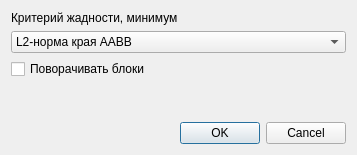
<?xml version="1.0" encoding="UTF-8"?>
<ui version="4.0">
 <class>GreedySolverDialog</class>
 <widget class="QDialog" name="GreedySolverDialog">
  <property name="geometry">
   <rect>
    <x>0</x>
    <y>0</y>
    <width>357</width>
    <height>155</height>
   </rect>
  </property>
  <property name="sizePolicy">
   <sizepolicy hsizetype="Fixed" vsizetype="Fixed">
    <horstretch>0</horstretch>
    <verstretch>0</verstretch>
   </sizepolicy>
  </property>
  <property name="windowTitle">
   <string>Параметры жадного алгоритма</string>
  </property>
  <layout class="QGridLayout" name="gridLayout">
   <property name="sizeConstraint">
    <enum>QLayout::SetDefaultConstraint</enum>
   </property>
   <item row="2" column="0">
    <widget class="QDialogButtonBox" name="buttonBox">
     <property name="orientation">
      <enum>Qt::Horizontal</enum>
     </property>
     <property name="standardButtons">
      <set>QDialogButtonBox::Cancel|QDialogButtonBox::Ok</set>
     </property>
    </widget>
   </item>
   <item row="1" column="0">
    <layout class="QFormLayout" name="formLayout">
     <property name="sizeConstraint">
      <enum>QLayout::SetDefaultConstraint</enum>
     </property>
     <property name="rowWrapPolicy">
      <enum>QFormLayout::WrapAllRows</enum>
     </property>
     <item row="0" column="0">
      <widget class="QLabel" name="label">
       <property name="sizePolicy">
        <sizepolicy hsizetype="Preferred" vsizetype="Fixed">
         <horstretch>0</horstretch>
         <verstretch>0</verstretch>
        </sizepolicy>
       </property>
       <property name="layoutDirection">
        <enum>Qt::LeftToRight</enum>
       </property>
       <property name="text">
        <string>Критерий жадности, минимум</string>
       </property>
       <property name="scaledContents">
        <bool>false</bool>
       </property>
       <property name="alignment">
        <set>Qt::AlignLeading|Qt::AlignLeft|Qt::AlignTop</set>
       </property>
      </widget>
     </item>
     <item row="0" column="1">
      <widget class="QComboBox" name="criteria">
       <property name="sizePolicy">
        <sizepolicy hsizetype="Ignored" vsizetype="Fixed">
         <horstretch>0</horstretch>
         <verstretch>0</verstretch>
        </sizepolicy>
       </property>
       <item>
        <property name="text">
         <string>L2-норма края AABB</string>
        </property>
       </item>
       <item>
        <property name="text">
         <string>L1-норма края AABB</string>
        </property>
       </item>
       <item>
        <property name="text">
         <string>L∞-норма края AABB</string>
        </property>
       </item>
       <item>
        <property name="text">
         <string>Объём AABB</string>
        </property>
       </item>
       <item>
        <property name="text">
         <string>L2-норма края текущего блока</string>
        </property>
       </item>
       <item>
        <property name="text">
         <string>L1-норма края текущего блока</string>
        </property>
       </item>
       <item>
        <property name="text">
         <string>L∞-норма края текущего блока</string>
        </property>
       </item>
       <item>
        <property name="text">
         <string>Макс. по объёму блок на мин. позиции</string>
        </property>
       </item>
       <item>
        <property name="text">
         <string>Наиболее плотная сторона</string>
        </property>
       </item>
       <item>
        <property name="text">
         <string>Наименее плотная сторона</string>
        </property>
       </item>
       <item>
        <property name="text">
         <string>Площадь поверхности AABB</string>
        </property>
       </item>
       <item>
        <property name="text">
         <string>Незанятый объём</string>
        </property>
       </item>
      </widget>
     </item>
     <item row="1" column="1">
      <widget class="QCheckBox" name="rotateBoxes">
       <property name="text">
        <string>Поворачивать блоки</string>
       </property>
      </widget>
     </item>
    </layout>
   </item>
  </layout>
 </widget>
 <resources/>
 <connections>
  <connection>
   <sender>buttonBox</sender>
   <signal>accepted()</signal>
   <receiver>GreedySolverDialog</receiver>
   <slot>accept()</slot>
   <hints>
    <hint type="sourcelabel">
     <x>248</x>
     <y>254</y>
    </hint>
    <hint type="destinationlabel">
     <x>157</x>
     <y>274</y>
    </hint>
   </hints>
  </connection>
  <connection>
   <sender>buttonBox</sender>
   <signal>rejected()</signal>
   <receiver>GreedySolverDialog</receiver>
   <slot>reject()</slot>
   <hints>
    <hint type="sourcelabel">
     <x>316</x>
     <y>260</y>
    </hint>
    <hint type="destinationlabel">
     <x>286</x>
     <y>274</y>
    </hint>
   </hints>
  </connection>
 </connections>
</ui>
